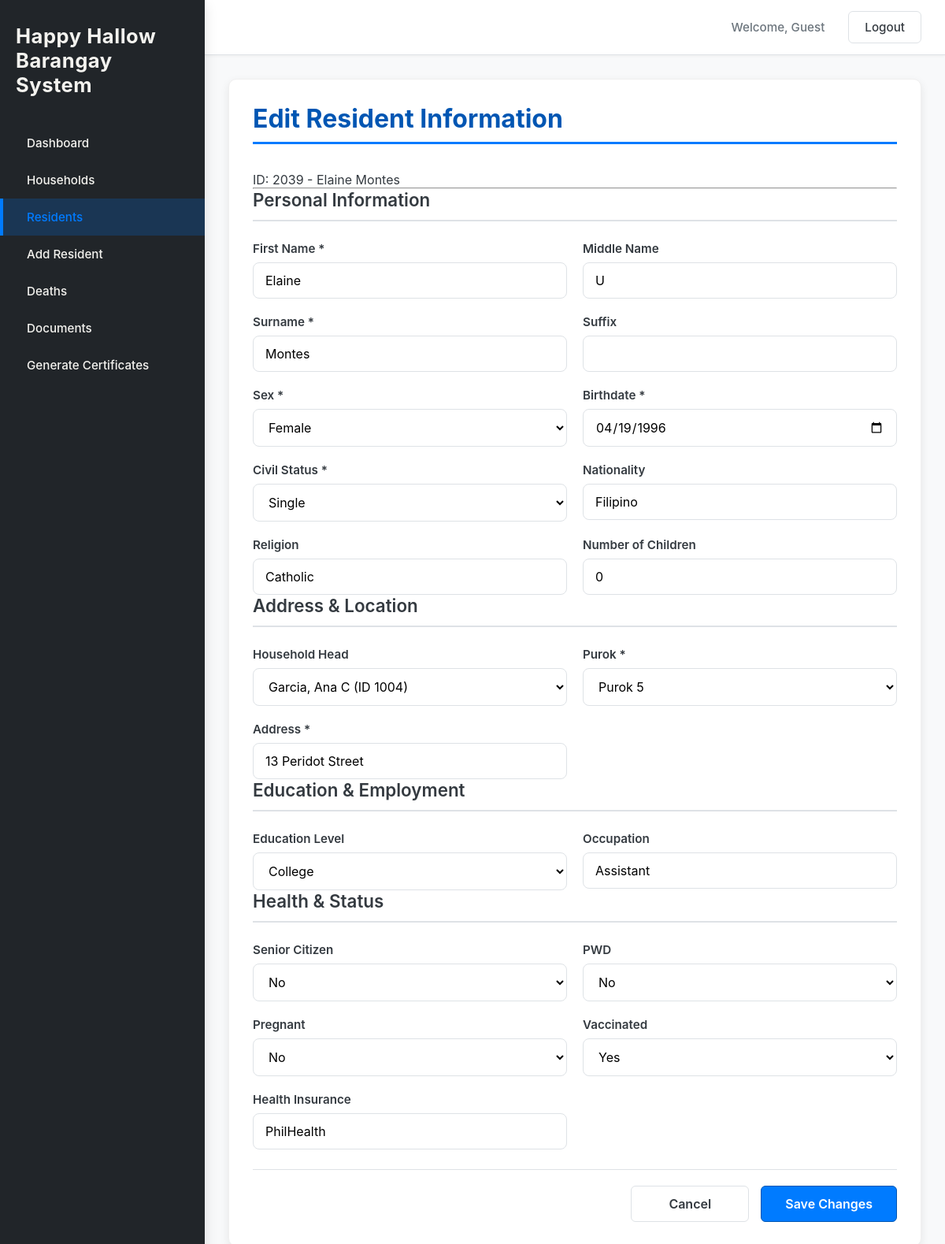
/edit_resident.php?id=2039, run on an earlier commit of the app's database.
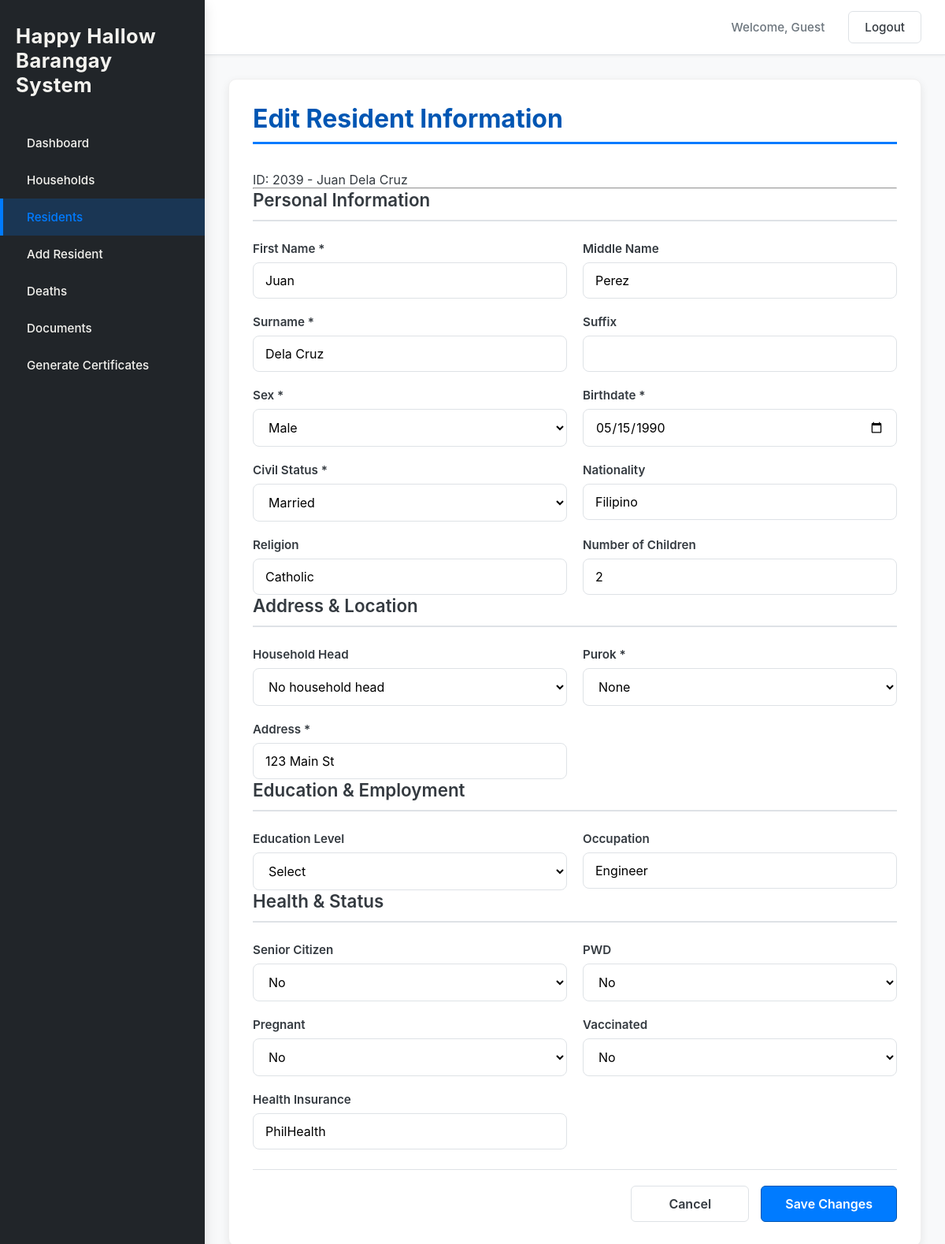
And on a later commit of the database.
### tables this page shows
CREATE TABLE IF NOT EXISTS `residents` (
  `person_id` int NOT NULL AUTO_INCREMENT,
  `household_id` int NOT NULL,
  `first_name` text NOT NULL,
  `middle_name` varchar(255) DEFAULT NULL,
  `surname` varchar(255) NOT NULL,
  `suffix` varchar(50) DEFAULT NULL,
  `sex` text NOT NULL,
  `birthdate` date NOT NULL,
  `civil_status` varchar(20) NOT NULL,
  `nationality` varchar(20) NOT NULL,
  `religion` varchar(100) DEFAULT NULL,
  `purok` int NOT NULL,
  `address` varchar(150) NOT NULL,
  `residency_start_date` date DEFAULT NULL,
  `education_level` varchar(20) NOT NULL,
  `occupation` varchar(50) NOT NULL,
  `is_senior` tinyint(1) NOT NULL,
  `is_disabled` tinyint(1) NOT NULL,
  `health_insurance` varchar(100) DEFAULT NULL,
  `vaccination` int DEFAULT NULL,
  `is_pregnant` tinyint(1) DEFAULT NULL,
  `children_count` int DEFAULT NULL,
  PRIMARY KEY (`person_id`),
  KEY `household_id` (`household_id`)
);

### edit_resident.php (the view, shortened to what this page needs)
<?php
include __DIR__ . '/db_connect.php';
$residentId = $conn->real_escape_string($_GET['id']);
$sql = "
    SELECT
        person_id,
        household_id,
        first_name,
        middle_name,
        surname,
        suffix,
        sex,
        birthdate,
        civil_status,
        nationality,
        religion,
        purok,
        address,
        education_level,
        occupation,
        is_senior,
        is_disabled,
        health_insurance,
        vaccination,
        is_pregnant,
        children_count
    FROM residents
    WHERE person_id = '$residentId'
";
$result = $conn->query($sql);
$residentData = $result->fetch_assoc();
function safeHtml($value) {
    return htmlspecialchars($value ?? '');
}
function isSelected($current, $target) {
    return ((string)$current === (string)$target) ? 'selected' : '';
}
$sexValue = strtoupper(substr($residentData['sex'] ?? '', 0, 1));
$householdsSql = "
    SELECT household_id, household_head
    FROM household
    WHERE household_head IS NOT NULL
    ORDER BY household_head ASC
";
$householdsResult = $conn->query($householdsSql);
?>
<!DOCTYPE html>
<html lang="en">
<head>
    <link rel="stylesheet" href="css/style.css" />
</head>
<body>
<div class="app-container">
    <aside class="sidebar">
        <div class="logo">Happy Hallow Barangay System</div>
        <nav class="main-nav">
            <ul>
                <li><a href="index.php">Dashboard</a></li>
                <li><a href="household.php">Households</a></li>
                <li><a href="residents.php" class="active">Residents</a></li>
                <li><a href="addnewresidents.php">Add Resident</a></li>
                <li><a href="deaths.php">Deaths</a></li>
                <li><a href="documents.php">Documents</a></li>
                <li><a href="staff_documents.php">Generate Certificates</a></li>
            </ul>
        </nav>
    </aside>
    <div class="main-content">
        <header class="topbar">
            <div class="topbar-right">
                <span id="userName" class="user-info">Welcome, User</span>
                <button id="logoutBtn" class="btn logout-btn">Logout</button>
            </div>
        </header>
        <main class="page-content">
            <div class="card form-card">
                <h2>Edit Resident Information</h2>
                <p>
                    ID: <?= safeHtml($residentData['person_id']); ?> -
                    <?= safeHtml($residentData['first_name'] . ' ' . $residentData['surname']); ?>
                </p>
                <hr>
                <form action="update_resident.php" method="POST">
                    <h3 class="section-title">Personal Information</h3>
                    <div class="form-grid">
                        <div class="input-group">
                            <label>First Name *</label>
                            <input type="text" name="first_name" value="<?= safeHtml($residentData['first_name']); ?>" required>
                        </div>
                        <div class="input-group">
                            <label>Middle Name</label>
                            <input type="text" name="middle_name" value="<?= safeHtml($residentData['middle_name']); ?>">
                        </div>
                        <div class="input-group">
                            <label>Surname *</label>
                            <input type="text" name="surname" value="<?= safeHtml($residentData['surname']); ?>" required>
                        </div>
                        <div class="input-group">
                            <label>Suffix</label>
                            <input type="text" name="suffix" value="<?= safeHtml($residentData['suffix']); ?>">
                        </div>
                        <div class="input-group">
                            <label>Sex *</label>
                            <select name="sex" required>
                                <option value="M" <?= isSelected($sexValue, 'M'); ?>>Male</option>
                                <option value="F" <?= isSelected($sexValue, 'F'); ?>>Female</option>
                            </select>
                        </div>
                        <div class="input-group">
                            <label>Birthdate *</label>
                            <input type="date" name="birthdate" value="<?= safeHtml($residentData['birthdate']); ?>" required>
                        </div>
                        <div class="input-group">
                            <label>Civil Status *</label>
                            <select name="civil_status" required>
                                <option value="Single" <?= isSelected($residentData['civil_status'], 'Single'); ?>>Single</option>
                                <option value="Married" <?= isSelected($residentData['civil_status'], 'Married'); ?>>Married</option>
                            </select>
                        </div>
                        <div class="input-group">
                            <label>Nationality</label>
                            <input type="text" name="nationality" value="<?= safeHtml($residentData['nationality']); ?>">
                        </div>
                        <div class="input-group">
                            <label>Religion</label>
                            <input type="text" name="religion" value="<?= safeHtml($residentData['religion']); ?>">
                        </div>
                        <div class="input-group">
                            <label>Number of Children</label>
                            <input type="number" name="children_count" min="0" value="<?= safeHtml($residentData['children_count']); ?>">
                        </div>
                    </div>
                    <h3 class="section-title">Address & Location</h3>
                    <div class="form-grid">
                        <div class="input-group">
                            <label>Household Head</label>
                            <select name="household_id">
                                <option value="">No household head</option>
                                <?php while ($row = $householdsResult->fetch_assoc()): ?>
                                    <option value="<?= safeHtml($row['household_id']); ?>"
                                        <?= isSelected($row['household_id'], $residentData['household_id']); ?>>
                                        <?= safeHtml($row['household_head']); ?> (ID <?= safeHtml($row['household_id']); ?>)
                                    </option>
                                <?php endwhile; ?>
                            </select>
                        </div>
                        <div class="input-group">
                            <label>Purok *</label>
                            <select name="purok" required>
                                <?php for ($i = 0; $i <= 5; $i++): ?>
                                    <option value="<?= $i; ?>" <?= isSelected($residentData['purok'], $i); ?>>
                                        <?= $i == 0 ? 'None' : "Purok $i"; ?>
                                    </option>
                                <?php endfor; ?>
                            </select>
                        </div>
                        <div class="input-group form-group-full">
                            <label>Address *</label>
                            <input type="text" name="address" value="<?= safeHtml($residentData['address']); ?>" required>
                        </div>
                    </div>
                    <h3 class="section-title">Education & Employment</h3>
                    <div class="form-grid">
                        <div class="input-group">
                            <label>Education Level</label>
                            <select name="education_level">
                                <option value="">Select</option>
                                <option value="College" <?= isSelected($residentData['education_level'], 'College'); ?>>College</option>
                            </select>
                        </div>
                        <div class="input-group">
                            <label>Occupation</label>
                            <input type="text" name="occupation" value="<?= safeHtml($residentData['occupation']); ?>">
                        </div>
                    </div>
                    <h3 class="section-title">Health & Status</h3>
                    <div class="form-grid">
                        <div class="input-group">
                            <label>Senior Citizen</label>
                            <select name="is_senior">
                                <option value="0" <?= isSelected($residentData['is_senior'], 0); ?>>No</option>
                            </select>
                        </div>
                        <div class="input-group">
                            <label>PWD</label>
                            <select name="is_disabled">
                                <option value="0" <?= isSelected($residentData['is_disabled'], 0); ?>>No</option>
                            </select>
                        </div>
                        <div class="input-group">
                            <label>Pregnant</label>
                            <select name="is_pregnant">
                                <option value="0" <?= isSelected($residentData['is_pregnant'], 0); ?>>No</option>
                            </select>
                        </div>
                        <div class="input-group">
                            <label>Vaccinated</label>
                            <select name="vaccination">
                                <option value="0" <?= isSelected($residentData['vaccination'], 0); ?>>No</option>
                                <option value="1" <?= isSelected($residentData['vaccination'], 1); ?>>Yes</option>
                            </select>
                        </div>
                        <div class="input-group form-group-full">
                            <label>Health Insurance</label>
                            <input type="text" name="health_insurance" value="<?= safeHtml($residentData['health_insurance']); ?>">
                        </div>
                    </div>
                    <div class="form-actions">
                        <a href="residents.php" class="btn secondary-btn">Cancel</a>
                        <button type="submit" class="btn primary-btn">Save Changes</button>
                    </div>
                </form>
            </div>
        </main>
    </div>
</div>
</body>
</html>

### css/style.css (style rules this page uses)
:root { --primary-color: #007bff; --primary-dark: #0056b3; --secondary-color: #6c757d; --background-color: #f8f9fa; --card-background: #ffffff; --sidebar-bg: #212529; --text-color: #343a40; --border-color: #dee2e6; --shadow-light: 0 4px 12px rgba(0, 0, 0, 0.08); --shadow-medium: 0 6px 16px rgba(0, 0, 0, 0.12); --sidebar-width: 260px; --header-height: 70px; --base-padding: 30px; }
* { margin: 0; padding: 0; box-sizing: border-box; font-family: -apple-system, BlinkMacSystemFont, "Segoe UI", Roboto, "Helvetica Neue", Arial, sans-serif; }
body { background-color: var(--background-color); color: var(--text-color); min-height: 100vh; display: flex; font-size: 16px; }
a { text-decoration: none; color: inherit; }
.app-container { display: flex; width: 100%; }
.sidebar { width: var(--sidebar-width); background-color: var(--sidebar-bg); color: #f8f9fa; padding: var(--base-padding) 0; position: fixed; height: 100%; z-index: 100; box-shadow: var(--shadow-medium); }
.logo { font-size: 1.6rem; font-weight: 700; text-align: left; padding: 0 20px 20px 20px; margin-bottom: 15px; color: #f4f3ef; letter-spacing: 0.5px; }
.main-nav ul { list-style: none; padding: 0; }
.main-nav li a { display: flex; align-items: center; gap: 12px; padding: 14px 30px; color: #f4f3ef; transition: background-color 0.25s ease, color 0.25s ease; font-size: 0.95rem; font-weight: 500; border-left: 4px solid transparent; }
.main-nav li a.active { background-color: rgba(0, 123, 255, 0.2); color: var(--primary-color); border-left-color: var(--primary-color); }
.main-content { margin-left: var(--sidebar-width); flex-grow: 1; display: flex; flex-direction: column; }
.topbar { height: var(--header-height); background-color: var(--card-background); border-bottom: 1px solid var(--border-color); display: flex; justify-content: flex-end; align-items: center; padding: 0 var(--base-padding); box-shadow: 0 1px 4px rgba(0, 0, 0, 0.05); }
.topbar-right { display: flex; align-items: center; }
.user-info { margin-right: 20px; font-weight: 500; color: var(--secondary-color); font-size: 0.95rem; }
.page-content { padding: var(--base-padding); flex-grow: 1; }
h2 { font-size: 1.8rem; color: var(--text-color); margin-bottom: 30px; font-weight: 600; }
.page-content h2 { font-size: 2rem; color: var(--primary-dark); border-bottom: 3px solid var(--primary-color); padding-bottom: 10px; margin-bottom: 35px; font-weight: 700; }
.card { background-color: var(--card-background); padding: 30px; border-radius: 10px; box-shadow: var(--shadow-light); border: 1px solid #f0f0f0; transition: box-shadow 0.3s ease; }
.btn { background-color: var(--card-background); color: var(--text-color); border: 1px solid var(--border-color); padding: 10px 20px; border-radius: 6px; cursor: pointer; font-size: 0.95rem; font-weight: 500; transition: all 0.2s ease-in-out; text-decoration: none; display: inline-flex; align-items: center; justify-content: center; gap: 8px; }
.primary-btn { background-color: var(--primary-color); color: white; border: 1px solid var(--primary-dark); }
.logout-btn { margin-left: 10px; }
.input-group label { font-weight: 600; margin-bottom: 8px; color: var(--text-color); font-size: 0.95rem; }
.input-group input, .input-group select { padding: 12px 15px; border: 1px solid var(--border-color); border-radius: 8px; font-size: 1rem; background-color: var(--card-background); }
.form-grid { display: grid; grid-template-columns: repeat(2, 1fr); gap: 20px; }
.form-grid .input-group { display: flex; flex-direction: column; }
.form-grid .input-group label { font-weight: 600; margin-bottom: 8px; color: var(--text-color); font-size: 0.95rem; }
.form-grid .input-group input, .form-grid .input-group select { width: 100%; padding: 12px 15px; border: 1px solid var(--border-color); border-radius: 8px; font-size: 1rem; background-color: var(--card-background); transition: border-color 0.2s, box-shadow 0.2s; }
.form-actions { display: flex; gap: 15px; justify-content: flex-end; margin-top: 35px; padding-top: 25px; border-top: 2px solid var(--border-color); }
.form-actions .btn { padding: 12px 30px; font-size: 1rem; font-weight: 600; min-width: 150px; }
.card h3 { font-size: 1.4rem; color: var(--text-color); margin-bottom: 25px; font-weight: 600; border-bottom: 2px solid var(--border-color); padding-bottom: 12px; }
.form-actions { display: flex; gap: 15px; justify-content: flex-end; margin-top: 25px; padding-top: 20px; border-top: 1px solid var(--border-color); }

What changed in the data, as far as the page shows it:
changed residents "Filipino": first_name+surname "Elaine Montes" → "Juan Dela Cruz"; first_name "Elaine" → "Juan"; middle_name "U" → "Perez"; surname "Montes" → "Dela Cruz"; birthdate "04/19/1996" → "05/15/1990"; children_count "0" → "2"; address "13 Peridot Street" → "123 Main St"; occupation "Assistant" → "Engineer"
Also different on the page:
form field sex: "Female" → "Male"
form field civil_status: "Single" → "Married"
form field household_id: "Garcia, Ana C (ID 1004)" → "No household head"
form field purok: "Purok 5" → "None"
form field education_level: "College" → "Select"
form field vaccination: "Yes" → "No"
